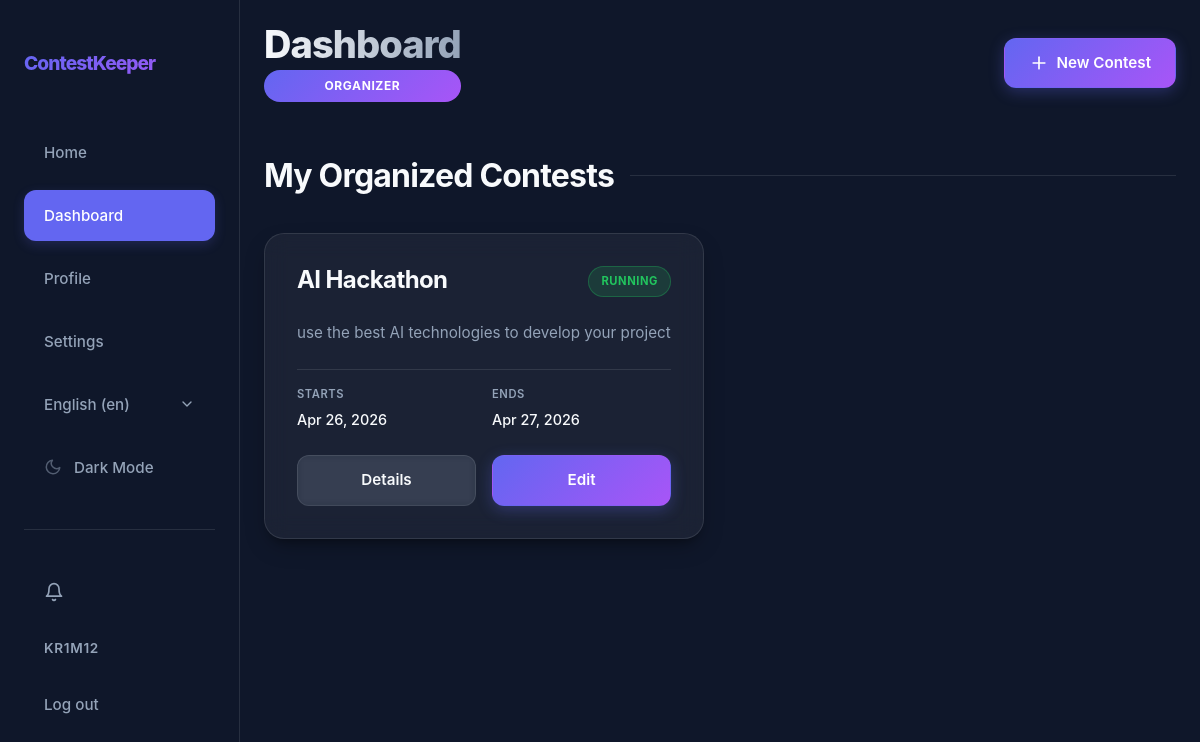
The app's page /en/dashboard/ (signed in), older data.
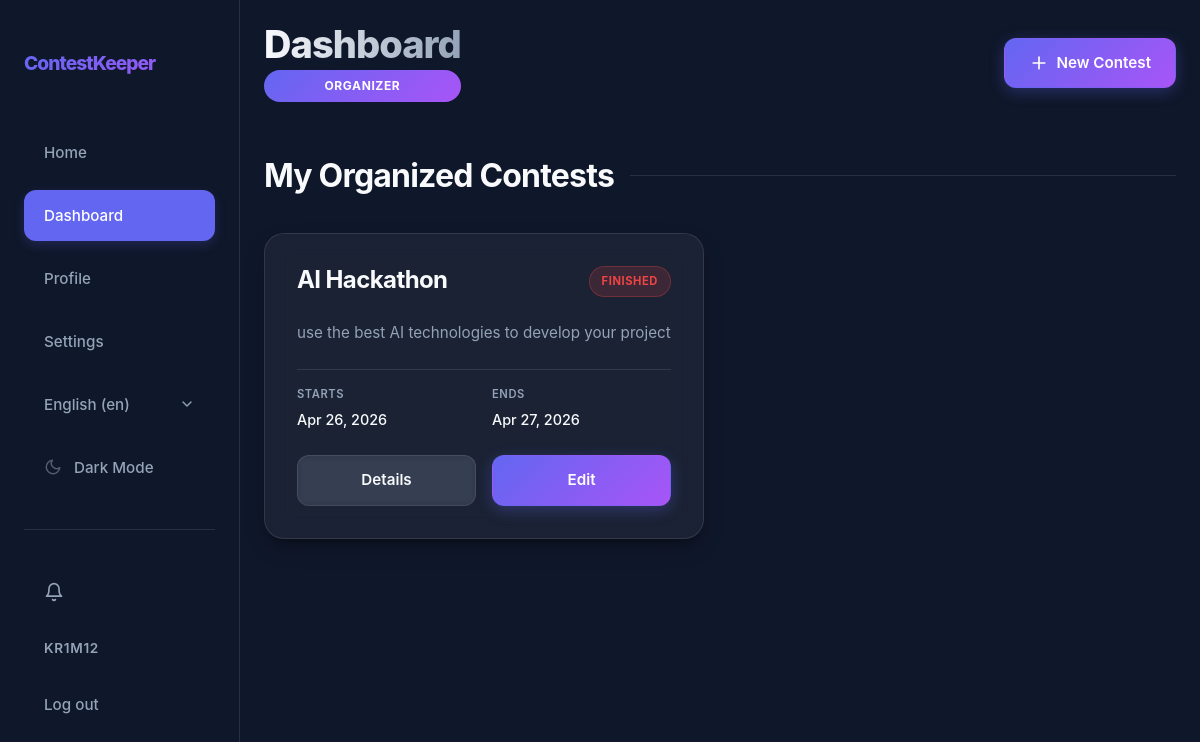
The same page, newer data.
### app/models.py (models this page shows, shortened)
class Contest(models.Model):
    class Status(models.TextChoices):
        DRAFT = "DRAFT", _("Draft")
        REGISTRATION = "REGISTRATION", _("Registration")
        RUNNING = "RUNNING", _("Running")
        FINISHED = "FINISHED", _("Finished")
    name = models.CharField(max_length=100)
    description = models.TextField(max_length=500)
    registration_start = models.DateTimeField(null=True, blank=True)
    registration_end = models.DateTimeField(null=True, blank=True)
    start_date = models.DateTimeField()
    end_date = models.DateTimeField()
    max_teams = models.PositiveIntegerField(null=True, blank=True)
    format = models.CharField(max_length=50, blank=True, help_text="e.g. Online, Onsite, Hybrid")
    organizer = models.ForeignKey(User, on_delete=models.CASCADE, related_name="organized_contests", null=True, blank=True)
    status = models.CharField(choices=Status.choices, default=Status.DRAFT)
    is_draft = models.BooleanField(default=True)
    jurys = models.ManyToManyField(User, related_name="judged_contests", blank=True)
    participants = models.ManyToManyField(User, related_name="participated_contests", blank=True)
    teams = models.ManyToManyField(Team, related_name="teams_in_contests", blank=True)

### app/views/views_general.py (the view)
# urls.py: path("dashboard/", views.DashboardView.as_view(), name="dashboard"),
class DashboardView(RedirectToRegisterMixin, TemplateView):
    template_name = "app/core/dashboard.html"
    def get_context_data(self, **kwargs):
        user = self.request.user
        if user.is_organizer():
            contests = user.organized_contests.all()
        elif user.is_jury():
            contests = user.judged_contests.exclude(status=Contest.Status.DRAFT)
        elif user.is_participant():
            contests = Contest.objects.filter(
                Q(participants=user) | Q(teams__participants=user)
            ).exclude(status=Contest.Status.DRAFT).distinct()
        else:
            contests = Contest.objects.none()
        return super().get_context_data(contests=contests, **kwargs)

### app/context_processors.py (called while the page is built)
def notification_count(request):
    if request.user.is_authenticated:
        return {
            'unread_notification_count': request.user.notifications.filter(is_read=False).count()
        }
    return {'unread_notification_count': 0}

### app/models.py (called while the page is built)
    def is_organizer(self):
        return self.role == self.Role.ORGANIZER

### app/templates/app/core/dashboard.html (shortened to what this page needs)
{% extends 'app/core/base.html' %}
{% load static i18n %}
{% block extra_css %}
<link rel="stylesheet" href="{% static 'css/core/dashboard.css' %}">
{% endblock %}
{% block content %}
        <header class="dashboard-header">
            <div class="header-left">
                <h1 id="h1">{% trans "Dashboard" %}</h1>
                <span class="role-badge">{{ user.get_role_display }}</span>
            </div>
            {% if user.is_organizer %}
            <div class="header-actions">
                <a href="{% url 'contest_create' %}" class="btn btn-primary">
                    <svg width="20" height="20" viewBox="0 0 24 24" fill="none" stroke="currentColor" stroke-width="2" stroke-linecap="round" stroke-linejoin="round"><line x1="12" y1="5" x2="12" y2="19"></line><line x1="5" y1="12" x2="19" y2="12"></line></svg>
                    {% trans "New Contest" %}
                </a>
            </div>
            {% endif %}
        </header>
        <section class="contest-section">
            <h2 class="section-title">
                {% if user.is_organizer %}
                {% trans "My Organized Contests" %}
                {% elif user.is_jury %}
                {% trans "Contests to Judge" %}
                {% elif user.is_participant %}
                {% trans "My Contests" %}
                {% endif %}
            </h2>
            <div class="contest-grid">
                {% for contest in contests %}
                <div class="contest-card">
                    <div class="contest-card-header">
                        <h3>{{ contest.name }}</h3>
                        <span class="status-indicator status-{{ contest.status|lower }}">{{ contest.get_status_display }}</span>
                    </div>
                    <p class="contest-description">{{ contest.description }}</p>
                    <div class="contest-details">
                        <div class="detail-item">
                            <span class="label">{% trans "Starts" %}</span>
                            <span class="value">{{ contest.start_date|date:"M d, Y" }}</span>
                        </div>
                        <div class="detail-item">
                            <span class="label">{% trans "Ends" %}</span>
                            <span class="value">{{ contest.end_date|date:"M d, Y" }}</span>
                        </div>
                    </div>
                    <div class="contest-actions">
                        <a href="{% url 'contest_detail' contest.id %}" class="btn btn-secondary">{% trans "Details" %}</a>
                        {% if user.is_organizer %}
                        <a href="{% url 'contest_edit' contest.id %}" class="btn btn-primary">{% trans "Edit" %}</a>
                        {% endif %}
                    </div>
                </div>
                {% endfor %}
            </div>
        </section>
{% endblock %}

Row changes from the older to the newer data that the page shows:
changed Contest "AI Hackathon": status "RUNNING" → "FINISHED"
